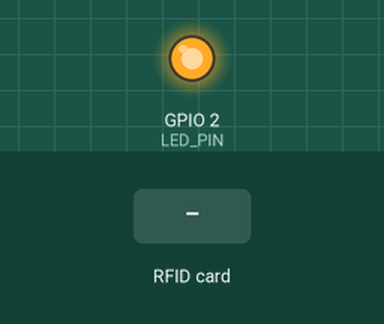
A sketch run on a simulated ESP32. Shown: output pins drawn as LEDs (lit = HIGH). The inputs (shaded band) are chosen by the test bench. WiFi joins after 1.5 s; servers stay silent unless stated; no MQTT or app messages arrive unless stated; what the sketch prints to the serial monitor is not drawn.

Above: at 3.3 s.
3.4 s: RFID card 5E 7A 19 C4 held to the reader
At 3.43 s:
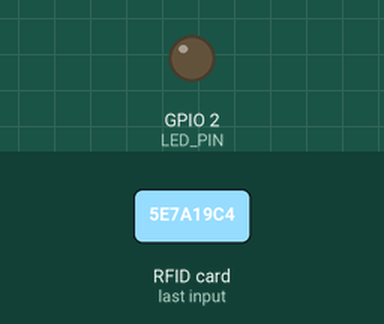
Timing chart, 0 to 6.4 s (numbered marks = the images above; inputs shaded):
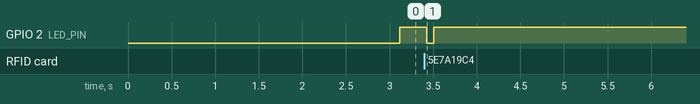

The sketch:

rfid-billing.ino
```cpp
/*
  Smart Cart - RFID-only firmware (no load cell)
  Two MFRC522 readers -> WiFi -> MQTT -> server -> phone + tablet web pages

  Publishes:
    cart/<CART_ID>/rfid_scan    {"tagId":"04A1E649BC2A81","data":"SC|Amul Milk|60|1050|2026-10-20"}   (ADD reader)
    cart/<CART_ID>/rfid_remove  {"tagId":"04A1E649BC2A81"}                                           (REMOVE reader)
  "data" is the product text written on the sticker with tag_writer.ino (NTAG stickers only).

  Libraries (Arduino IDE > Library Manager):
    - MFRC522 (by GithubCommunity)
    - PubSubClient (by Nick O'Leary)
  Board: "ESP32 Dev Module"

  Built-in LED: ON = connected to the server, short blink = sticker read.
*/
#include <WiFi.h>
#include <PubSubClient.h>
#include <SPI.h>
#include <MFRC522.h>

// ================= EDIT THESE =================
const char*    WIFI_SSID = "YOUR_2_4_GHZ_WIFI_SSID"; // configure locally; do not commit real credentials
const char*    WIFI_PASS = "YOUR_WIFI_PASSWORD";
const char*    MQTT_HOST = "192.168.1.100"; // replace with your laptop's LAN IP (ipconfig)
const uint16_t MQTT_PORT = 1883;
const char*    CART_ID   = "CART01";
// ==============================================

// Pins
#define RFID1_SS_PIN   5    // ADD reader
#define RFID1_RST_PIN  22
#define RFID2_SS_PIN   21   // REMOVE reader
#define RFID2_RST_PIN  27
#define LED_PIN        2
// Shared by both readers: SCK = GPIO 18, MOSI = GPIO 23, MISO = GPIO 19

const unsigned long UID_COOLDOWN_MS = 3000;  // ignore the same sticker read again on the same reader within this time

MFRC522 rfid1(RFID1_SS_PIN, RFID1_RST_PIN);  // ADD reader
MFRC522 rfid2(RFID2_SS_PIN, RFID2_RST_PIN);  // REMOVE reader
WiFiClient wifiClient;
PubSubClient mqtt(wifiClient);

char topicAdd[48], topicRemove[48];

String lastUid1 = "", lastUid2 = "";
unsigned long lastTime1 = 0, lastTime2 = 0;

void connectWiFi() {
  Serial.print("WiFi connecting to ");
  Serial.println(WIFI_SSID);
  WiFi.begin(WIFI_SSID, WIFI_PASS);
  while (WiFi.status() != WL_CONNECTED) {
    delay(500);
    Serial.print(".");
  }
  Serial.print("\nWiFi OK, IP: ");
  Serial.println(WiFi.localIP());
}

void ensureConnections() {
  static unsigned long lastWifiTry = 0, lastMqttTry = 0;

  if (WiFi.status() != WL_CONNECTED) {
    digitalWrite(LED_PIN, LOW);
    if (millis() - lastWifiTry > 5000) {
      lastWifiTry = millis();
      Serial.println("WiFi lost, reconnecting...");
      WiFi.reconnect();
    }
    return;
  }

  if (!mqtt.connected()) {
    digitalWrite(LED_PIN, LOW);
    if (millis() - lastMqttTry > 3000) {
      lastMqttTry = millis();
      Serial.print("MQTT connecting... ");
      String clientId = String("rfid-") + CART_ID;
      if (mqtt.connect(clientId.c_str())) {
        Serial.println("OK");
      } else {
        Serial.print("failed, rc=");
        Serial.println(mqtt.state());
      }
    }
    return;
  }

  digitalWrite(LED_PIN, HIGH);
}

void blinkLed() {
  digitalWrite(LED_PIN, LOW);
  delay(80);
  digitalWrite(LED_PIN, HIGH);
}

// Read the product text stored on an NTAG sticker (written with tag_writer.ino)
String readTagData(MFRC522 &r) {
  String out = "";
  byte buffer[18];
  for (int p = 0; p < 12; p += 4) {              // pages 4..15 (48 bytes)
    byte size = sizeof(buffer);
    if (r.MIFARE_Read(4 + p, buffer, &size) != MFRC522::STATUS_OK) return "";
    for (int i = 0; i < 16; i++) {
      if (buffer[i] == 0) return out.startsWith("SC|") ? out : "";
      char c = (char)buffer[i];
      if (c == '"' || c == '\\') c = '\'';       // keep the JSON message valid
      out += c;
    }
  }
  return out.startsWith("SC|") ? out : "";
}

void readReader(MFRC522 &reader, const char* topic, bool sendData, String &lastUid, unsigned long &lastTime, const char* label) {
  if (!reader.PICC_IsNewCardPresent() || !reader.PICC_ReadCardSerial()) return;

  String uid = "";
  for (byte i = 0; i < reader.uid.size; i++) {
    if (reader.uid.uidByte[i] < 0x10) uid += "0";
    uid += String(reader.uid.uidByte[i], HEX);
  }
  uid.toUpperCase();

  String tagData = "";
  if (sendData && reader.PICC_GetType(reader.uid.sak) == MFRC522::PICC_TYPE_MIFARE_UL) {
    tagData = readTagData(reader);
  }

  reader.PICC_HaltA();
  reader.PCD_StopCrypto1();

  if (uid == lastUid && millis() - lastTime < UID_COOLDOWN_MS) return;
  lastUid = uid;
  lastTime = millis();

  Serial.println(String(label) + " reader: " + uid);

  char msg[160];
  if (tagData.length() > 0) {
    Serial.println("   data: " + tagData);
    snprintf(msg, sizeof(msg), "{\"tagId\":\"%s\",\"data\":\"%s\"}", uid.c_str(), tagData.c_str());
  } else {
    if (sendData) Serial.println("   (no product data on this sticker)");
    snprintf(msg, sizeof(msg), "{\"tagId\":\"%s\"}", uid.c_str());
  }

  if (mqtt.connected()) {
    mqtt.publish(topic, msg);
    blinkLed();
  } else {
    Serial.println("   MQTT down - scan was NOT sent");
  }
}

void setup() {
  Serial.begin(115200);
  pinMode(LED_PIN, OUTPUT);
  digitalWrite(LED_PIN, LOW);
  delay(500);
  Serial.println("\n=== Smart Cart RFID (no load cell) ===");

  snprintf(topicAdd, sizeof(topicAdd), "cart/%s/rfid_scan", CART_ID);
  snprintf(topicRemove, sizeof(topicRemove), "cart/%s/rfid_remove", CART_ID);

  SPI.begin();
  rfid1.PCD_Init();
  rfid2.PCD_Init();
  Serial.print("ADD reader    - ");
  rfid1.PCD_DumpVersionToSerial();    // expect Version: 0x91 or 0x92
  Serial.print("REMOVE reader - ");
  rfid2.PCD_DumpVersionToSerial();    // 0x00 / 0xFF = wiring problem

  WiFi.mode(WIFI_STA);
  connectWiFi();
  mqtt.setServer(MQTT_HOST, MQTT_PORT);
}

void loop() {
  ensureConnections();
  mqtt.loop();
  readReader(rfid1, topicAdd,    true,  lastUid1, lastTime1, "ADD");
  readReader(rfid2, topicRemove, false, lastUid2, lastTime2, "REMOVE");
}
```

Measured:
- after the input at 3.4 s, GPIO 2 (LED_PIN): HIGH → LOW at once, → HIGH 0.08 s later
